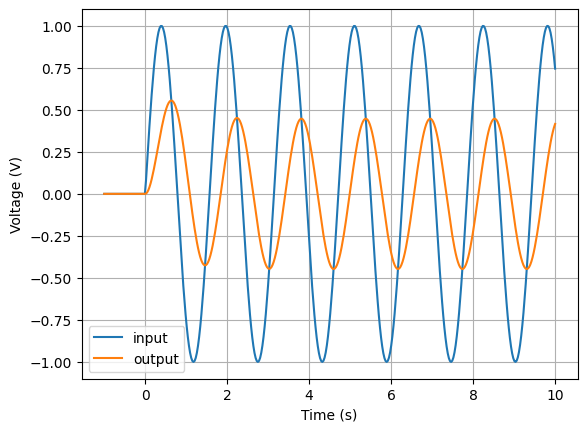

Write Python code to recreate this figure.
from lcapy import *

a = Circuit('VRC2.sch')

H = a.P1.transfer('P2')

v_i = voltage(sin(4 * t) * u(t))
V_i = v_i(s)
V_o = H * V_i
v_o = V_o(t)

ax = v_i.plot((-1, 10), label='input')
ax = v_o.plot((-1, 10), axes=ax, label='output')
ax.legend()

from matplotlib.pyplot import savefig
savefig(__file__.replace('.py', '.png'), bbox_inches='tight')
